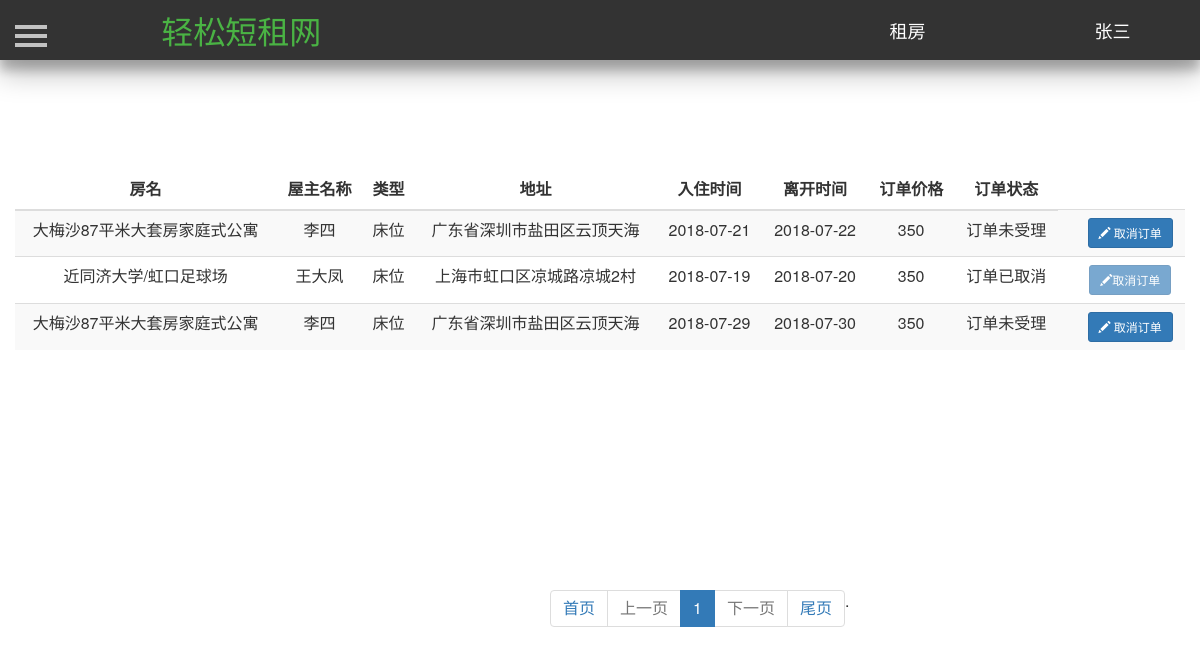
The app's page /renting/ (signed in) with its own data.
### Renting/models.py (models this page shows, shortened)
class User(db.Model):
    id = db.Column(db.Integer, primary_key=True, autoincrement=True)  # ID 用户唯一的标识
    username = db.Column(db.String(50), unique=True)  # 用户名  唯一   最大50个字符
    password = db.Column(db.String(100))  # 密码   最大100个字符
    phone_number = db.Column(db.Integer, unique=True)  # 手机号码
    email = db.Column(db.String(100), unique=True)  # 邮箱  唯一
    salt = db.Column(db.String(32))  # 密码加盐

class House(db.Model):
    id = db.Column(db.Integer, primary_key=True, autoincrement=True)  # ID 房屋唯一的标识
    house_name = db.Column(db.String(25))  # 房屋名  唯一   最大25个字符
    house_type = db.Column(db.Integer)  # 房屋类型，0表示整租，1表示单间 ，2表示床位
    area = db.Column(db.Integer)  # 房屋面积
    people = db.Column(db.Integer)  # 可住人数
    bedroom = db.Column(db.Integer)  # 卧房数
    toilet = db.Column(db.Integer)  # 卫生间数
    kitchen = db.Column(db.Integer)  # 是否有厨房
    bed = db.Column(db.Integer)  # 床位数
    bed_type = db.Column(db.Integer)  # 床型 0表示单人床  1表示双人床
    price = db.Column(db.Integer)  # 租一天的价格
    description = db.Column(db.String(200))  # 房屋描述
    facility = db.Column(db.String(10))  # 房屋设施，0表示无，1表示有
    province = db.Column(db.String(10))  # 省
    city = db.Column(db.String(10))  # 市
    district = db.Column(db.String(10))  # 地区
    address = db.Column(db.String(100))  # 具体地址
    username = db.Column(db.String(10), db.ForeignKey('user.username'))  # 房屋主人的名字，外键
    status = db.Column(db.Integer)  # 房屋状态，0表示未审核，1表示通过,2表示未通过
    url_one = db.Column(db.String(100))  # 房屋图片
    url_two = db.Column(db.String(100))  # 房屋图片
    url_three = db.Column(db.String(100))  # 房屋图片
    url_four = db.Column(db.String(100))  # 房屋图片
    url_five = db.Column(db.String(100))  # 房屋图片

class Order(db.Model):
    id = db.Column(db.Integer, primary_key=True, autoincrement=True)  # 订单唯一的ID
    house_id = db.Column(db.Integer, db.ForeignKey('house.id'))  # 房屋ID 作为外键
    seller = db.Column(db.String(10), db.ForeignKey('user.username'))  # 房屋的卖家  作为外键
    renter = db.Column(db.String(10), db.ForeignKey('user.username'))  # 房屋租户  作为外键
    start_time = db.Column(db.Date)  # 订单开始时间
    end_time = db.Column(db.Date)  # 订单结束时间
    total_price = db.Column(db.Integer)  # 订单的价格
    status = db.Column(db.Integer)  # 订单状态 0表示订单已取消  1表示订单未受理  2表示订单受理  3表示订单正在取消

### Renting/views.py (the view)
@app.route('/renting/')
def history():
    now_compare = datetime.now().date()
    user = current_user
    result_renter = []
    renter_list = Order.query.filter_by(renter=user.username).all()
    for item in renter_list:
        one = {}
        one_house = House.query.filter_by(id=item.house_id).first()
        one['order'] = item
        one['house'] = one_house
        if now_compare < item.start_time and item.status == 1:
            one['cancel'] = 1
        else:
            one['cancel'] = 0
        print(one)
        result_renter.append(one)
    pager_obj = Pagination(request.args.get("page", 1), len(result_renter), request.path, request.args, per_page_count=7)
    renter_list = result_renter[pager_obj.start:pager_obj.end]
    html = pager_obj.page_html()
    return render_template('renting.html', result_renter=renter_list, html=html)

### Renting/models.py (called while the page is built)
@login_manager.user_loader
def load_user(userid):
    return User.query.get(userid)

### Renting/page_utils.py (called while the page is built)
    @property
    def start(self):
        return (self.current_page - 1) * self.per_page_count

    @property
    def end(self):
        return self.current_page * self.per_page_count

### Renting/templates/renting.html (shortened to what this page needs)
<!DOCTYPE html>
<html lang="en">
    <head>
        <link href="https://cdn.bootcss.com/bootstrap/3.3.7/css/bootstrap.min.css" rel="stylesheet">
        <link href="/static/css/navigation.css" rel="stylesheet">
        <link href="/static/css/profile.css" rel="stylesheet">
         <link href="/static/css/sidebar.css" rel="stylesheet">
        <link type="text/css" href="/static/css/dialog.css"  rel="stylesheet"/>
    </head>
    <body>
		<header class="header-navigation" id="header">
		<nav>
			<div class="row">
				<div class="col-md-3">
					<a href="/index/"><font color="#4ab344" style="color: rgb(74, 179, 68);" size="6">轻松短租网</font></a>
				</div>
				<div class="col-md-2 title">
					<a href="/mainpage/" target="_blank"><font color="#FFFFFF" style="color: rgb(255, 255, 255);" size="4">租房</font></a>
				</div>
				<div class="col-md-2 title">
					{% if current_user.is_authenticated %}
					<a href="/profile/{{current_user.id}}">
						<font color="#FFFFFF" style="color: rgb(255, 255, 255);" size="4">
							{{current_user.username}}
						</font>
					</a>
					{% else %}
					<a href="/reglogin/">
						<font color="#FFFFFF" style="color: rgb(255, 255, 255);" size="4">
							登陆注册
						</font>
					</a>
					{% endif %}
				</div>
			</div>
		</nav>
		</header>
       <div id="wrapper">
            <div id="page-content-wrapper">
                <button type="button" class="hamburger is-closed animated fadeInLeft" data-toggle="offcanvas">
                    <span class="hamb-top"></span>
                    <span class="hamb-middle"></span>
                    <span class="hamb-bottom"></span>
                </button>
                <div class="container">
                    <div class="row">
                        <table class="table table-striped" style="margin-top:100px;text-align:center;">
                            <thead>
                                <tr>
                                    <th style="text-align:center">房名</th>
                                    <th style="text-align:center">屋主名称</th>
                                    <th style="text-align:center">类型</th>
                                    <th style="text-align:center">地址</th>
                                    <th style="text-align:center">入住时间</th>
                                    <th style="text-align:center">离开时间</th>
                                    <th style="text-align:center">订单价格</th>
                                    <th style="text-align:center">订单状态</th>
                                </tr>
                            </thead>
                            <tbody>
                            {% for item in result_renter: %}
                                <tr>
                                    <td>{{item['house'].house_name}}</td>
                                    <td>{{item['order'].seller}}</td>
                                    {% if item['house'].house_type==0 %}
                                        <td>整租</td>
                                    {% elif item['house'].house_type==1 %}
                                        <td>单间</td>
                                    {% else %}
                                        <td>床位</td>
                                    {% endif %}
                                    <td>
                                        {{item['house'].address}}
                                    </td>
                                    <td>{{item['order'].start_time}}</td>
                                    <td>{{item['order'].end_time}}</td>
                                    <td>{{item['order'].total_price}}</td>
                                    {% if item['order'].status == 0%}
                                        <td>订单已取消<td>
                                    {% elif item['order'].status == 1 %}
                                        <td>订单未受理<td>
                                    {% elif item['order'].status == 2 %}
                                        <td>订单受理<td>
                                    {% else %}
                                        <td>订单取消中<td>
                                    {% endif %}
                                    {% if item['cancel'] ==1 %}
                                    <td>
                                        <a href="/cancel_order/{{item['order'].id}}/" style="color:#FFFFFF">
                                            <button type="button" class="btn btn-primary btn-sm" >
                                                <span class="glyphicon glyphicon-pencil"> </span>
                                                取消订单
                                            </button>
                                        </a>
                                    </td>
                                    {% else %}
                                    <td>
                                        <button type="button" class="btn btn-primary btn-sm" disabled="disabled">
                                            <span class="glyphicon glyphicon-pencil">
                                            </span>取消订单
                                       </button>
                                    </td>
                                    {% endif %}
                                </tr>
                            {% endfor %}
                            </tbody>
                        </table>
                    </div>
                </div>
            </div>
        </div>
        <div style="margin-top:200px">
            <ul class="pagination" id="mypage" style="margin-left:550px;">
					{{ html| safe }}
            </ul>
        </div>
    </body>
</html>

### Renting/static/css/navigation.css (style rules this page uses)
.header-navigation { position: fixed; top: 0; width: 100%; height: 60px; line-height: 60px; background-color: #333; text-align: center; box-shadow: 0 14px 28px rgba(0,0,0,0.25), 0 10px 10px rgba(0,0,0,0.22); z-index: 10 }

### Renting/static/css/profile.css (style rules this page uses)
.header-navigation { position: fixed; top: 0; width: 100%; height: 60px; line-height: 60px; background-color: #333; text-align: center; box-shadow: 0 14px 28px rgba(0,0,0,0.25), 0 10px 10px rgba(0,0,0,0.22); z-index: 9990; }

### Renting/static/css/sidebar.css (style rules this page uses)
body { position: relative; overflow-x: hidden; }
body, html { height: 100%; background-color: #FFFFFF !important; }
#wrapper { -moz-transition: all 0.5s ease; -o-transition: all 0.5s ease; -webkit-transition: all 0.5s ease; padding-left: 0; transition: all 0.5s ease; }
#page-content-wrapper { padding-top: 70px; width: 100%; }
.hamburger { background: transparent; border: none; display: block; height: 32px; margin-left: 15px; position: fixed; top: 20px; width: 32px; z-index: 9999; }
.hamburger.is-closed:before { -webkit-transform: translate3d(0, 0, 0); -webkit-transition: all 0.35s ease-in-out; color: #ffffff; content: ''; display: block; font-size: 14px; line-height: 32px; opacity: 0; text-align: center; width: 100px; }
.hamburger.is-closed .hamb-top { -webkit-transition: all 0.35s ease-in-out; background-color: rgba(255, 255, 255, 0.7); top: 5px; }
.hamburger.is-closed .hamb-middle { background-color: rgba(255, 255, 255, 0.7); margin-top: -2px; top: 50%; }
.hamburger.is-closed .hamb-bottom { -webkit-transition: all 0.35s ease-in-out; background-color: rgba(255, 255, 255, 0.7); bottom: 5px; }
.hamburger.is-closed .hamb-top, .hamburger.is-closed .hamb-middle, .hamburger.is-closed .hamb-bottom, .hamburger.is-open .hamb-top, .hamburger.is-open .hamb-middle, .hamburger.is-open .hamb-bottom { height: 4px; left: 0; position: absolute; width: 100%; }

### Renting/static/css/dialog.css (style rules this page uses)
body, html { font-size: 100%; margin: 0; }
*,:after,:before { box-sizing:border-box }
input, button { outline: none; border: none; }

### records on screen
User: username "张三"
House: house.house_name "大梅沙87平米大套房家庭式公寓" "大梅沙87平米大套房家庭式公寓", house.address "广东省深圳市盐田区云顶天海" "广东省深圳市盐田区云顶天海"
Order: order.seller "李四", order.start_time "2018-07-21", order.end_time "2018-07-22", order.total_price "350"
House: house.house_name "近同济大学/虹口足球场", house.address "上海市虹口区凉城路凉城2村"
Order: order.seller "王大凤", order.start_time "2018-07-19", order.end_time "2018-07-20", order.total_price "350"
Order: order.seller "李四", order.start_time "2018-07-29", order.end_time "2018-07-30", order.total_price "350"

### other values on screen
{{ html| safe }} "首页 上一页 1 下一页 . 尾页"
